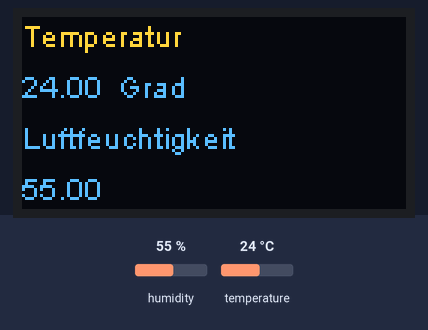
The sketch below on a simulated ESP8266 (NodeMCU). Parts: 128×64 one-colour display. The test bench sets the inputs (shaded band); at power-on: humidity 55 %, temperature 24 °C. The OLED is the two-colour kind (top 16 rows yellow); WiFi joins after 1.5 s; servers stay silent unless stated; no MQTT or app messages arrive unless stated; what the sketch prints to the serial monitor is not drawn.

Above: at 18.0 s.
18.1 s: humidity set to 22 %
At 20.7 s:
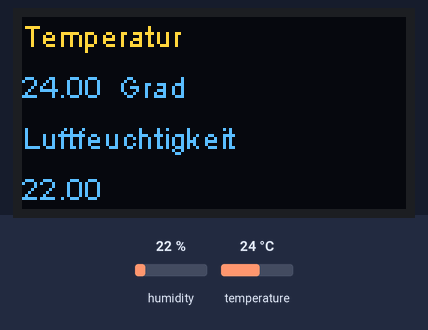
33.0 s: temperature set to 12 °C
At 40.7 s:
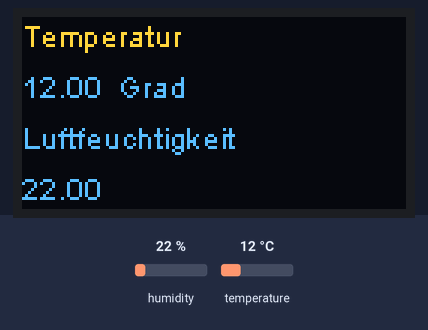
47.9 s: humidity set to 40 %
At 50.7 s:
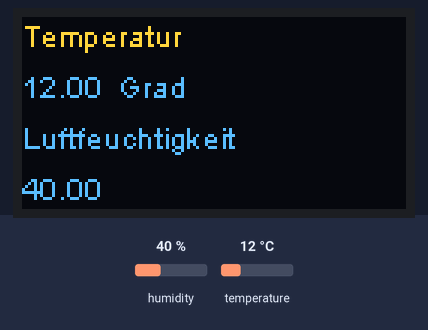
62.8 s: temperature set to 19 °C
Timing chart, 0 to 65.8 s (numbered marks = the images above; inputs shaded):
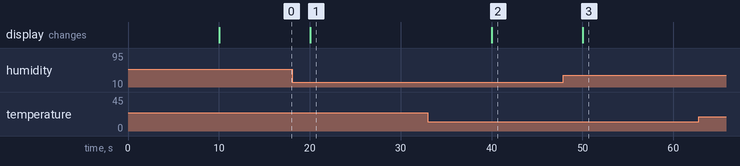

Measured:
- after the input at 18.1 s, the display: changes after 1.9 s (image 1)
- after the input at 33.0 s, the display: changes after 7.0 s (image 2)
- after the input at 47.9 s, the display: changes after 2.1 s (image 3)

The sketch:

nodemcu-mqtt-dht.ino
```cpp
#include "DHT.h"
#include <ESP8266WiFi.h>
#include <Ticker.h>
#include <AsyncMqttClient.h>

#include <Wire.h>  // Only needed for Arduino 1.6.5 and earlier
#include "SSD1306Wire.h" // legacy include: `#include "SSD1306.h"`

#define WIFI_SSID "Sperling RB"
#define WIFI_PASSWORD "20sperling10"

// Initialize the OLED display using Wire library
SSD1306Wire  display(0x3c, D2, D1);  //D2=SDA  D1=SCL  As per labeling on NodeMCU

// Raspberri Pi Mosquitto MQTT Broker
#define MQTT_HOST IPAddress(192, 168, 0, 5)
// For a cloud MQTT broker, type the domain name
//#define MQTT_HOST "example.com"
#define MQTT_PORT 1883

// Temperature MQTT Topics
#define MQTT_PUB_TEMP "temperature-s1"
#define MQTT_PUB_HUM "humidity-s1"

// Digital pin connected to the DHT sensor
#define DHTPIN 14

// Uncomment whatever DHT sensor type you're using
//#define DHTTYPE DHT11   // DHT 11
#define DHTTYPE DHT22   // DHT 22  (AM2302), AM2321
//#define DHTTYPE DHT21   // DHT 21 (AM2301)

// Initialize DHT sensor
DHT dht(DHTPIN, DHTTYPE);

// Variables to hold sensor readings
float temp;
float hum;


AsyncMqttClient mqttClient;
Ticker mqttReconnectTimer;

WiFiEventHandler wifiConnectHandler;
WiFiEventHandler wifiDisconnectHandler;
Ticker wifiReconnectTimer;

unsigned long previousMillis = 0;   // Stores last time temperature was published
const long interval = 10000;        // Interval at which to publish sensor readings

void connectToWifi() {
  Serial.println("Connecting to Wi-Fi...");
  WiFi.begin(WIFI_SSID, WIFI_PASSWORD);
}

void onWifiConnect(const WiFiEventStationModeGotIP& event) {
  Serial.println("Connected to Wi-Fi.");
  connectToMqtt();
}

void onWifiDisconnect(const WiFiEventStationModeDisconnected& event) {
  Serial.println("Disconnected from Wi-Fi.");
  mqttReconnectTimer.detach(); // ensure we don't reconnect to MQTT while reconnecting to Wi-Fi
  wifiReconnectTimer.once(2, connectToWifi);
}

void connectToMqtt() {
  Serial.println("Connecting to MQTT...");
  mqttClient.connect();
}

void onMqttConnect(bool sessionPresent) {
  Serial.println("Connected to MQTT.");
  Serial.print("Session present: ");
  Serial.println(sessionPresent);
}

void onMqttDisconnect(AsyncMqttClientDisconnectReason reason) {
  Serial.println("Disconnected from MQTT.");

  if (WiFi.isConnected()) {
    mqttReconnectTimer.once(2, connectToMqtt);
  }
}

/*void onMqttSubscribe(uint16_t packetId, uint8_t qos) {
  Serial.println("Subscribe acknowledged.");
  Serial.print("  packetId: ");
  Serial.println(packetId);
  Serial.print("  qos: ");
  Serial.println(qos);
}

void onMqttUnsubscribe(uint16_t packetId) {
  Serial.println("Unsubscribe acknowledged.");
  Serial.print("  packetId: ");
  Serial.println(packetId);
}*/

void onMqttPublish(uint16_t packetId) {
  Serial.print("Publish acknowledged.");
  Serial.print("  packetId: ");
  Serial.println(packetId);
}

void setup() {
  Serial.begin(115200);
  Serial.println();

  display.init();
  display.setFont(ArialMT_Plain_10);

  dht.begin();
  wifiConnectHandler = WiFi.onStationModeGotIP(onWifiConnect);
  wifiDisconnectHandler = WiFi.onStationModeDisconnected(onWifiDisconnect);

  mqttClient.onConnect(onMqttConnect);
  mqttClient.onDisconnect(onMqttDisconnect);
  //mqttClient.onSubscribe(onMqttSubscribe);
  //mqttClient.onUnsubscribe(onMqttUnsubscribe);
  mqttClient.onPublish(onMqttPublish);
  mqttClient.setServer(MQTT_HOST, MQTT_PORT);
  // If your broker requires authentication (username and password), set them below
  //mqttClient.setCredentials("REPlACE_WITH_YOUR_USER", "REPLACE_WITH_YOUR_PASSWORD");

  connectToWifi();
}

void loop() {
  unsigned long currentMillis = millis();
  // Every X number of seconds (interval = 10 seconds)
  // it publishes a new MQTT message
  if (currentMillis - previousMillis >= interval) {
    // Save the last time a new reading was published
    previousMillis = currentMillis;
    // New DHT sensor readings
    hum = dht.readHumidity();
    // Read temperature as Celsius (the default)
    temp = dht.readTemperature();
    // Read temperature as Fahrenheit (isFahrenheit = true)
    //temp = dht.readTemperature(true);

    // Publish an MQTT message on topic esp/dht/temperature
    uint16_t packetIdPub1 = mqttClient.publish(MQTT_PUB_TEMP, 2, true, String(temp).c_str());
    Serial.printf("Publishing on topic %s at QoS 0, packetId: %i ", MQTT_PUB_TEMP, packetIdPub1);
    Serial.printf("Message: %.2f \n", temp);

    // Publish an MQTT message on topic esp/dht/humidity
    uint16_t packetIdPub2 = mqttClient.publish(MQTT_PUB_HUM, 2, true, String(hum).c_str());
    Serial.printf("Publishing on topic %s at QoS 0, packetId %i: ", MQTT_PUB_HUM, packetIdPub2);
    Serial.printf("Message: %.2f \n", hum);

    //Die float Variable für die Temperatur muss in einen String umgewandelt werden
    String t1 = String(temp);
    String h1 = String(hum);
    display.init();
    display.setFont(ArialMT_Plain_10);
    display.drawString(0, 0, "Temperatur");
    display.drawString(0, 17, t1 );
    display.drawString(32, 17, "Grad");
    display.drawString(0, 34, "Luftfeuchtigkeit");
    display.drawString(0, 51, h1);

    display.display();
  }
}
  
```
